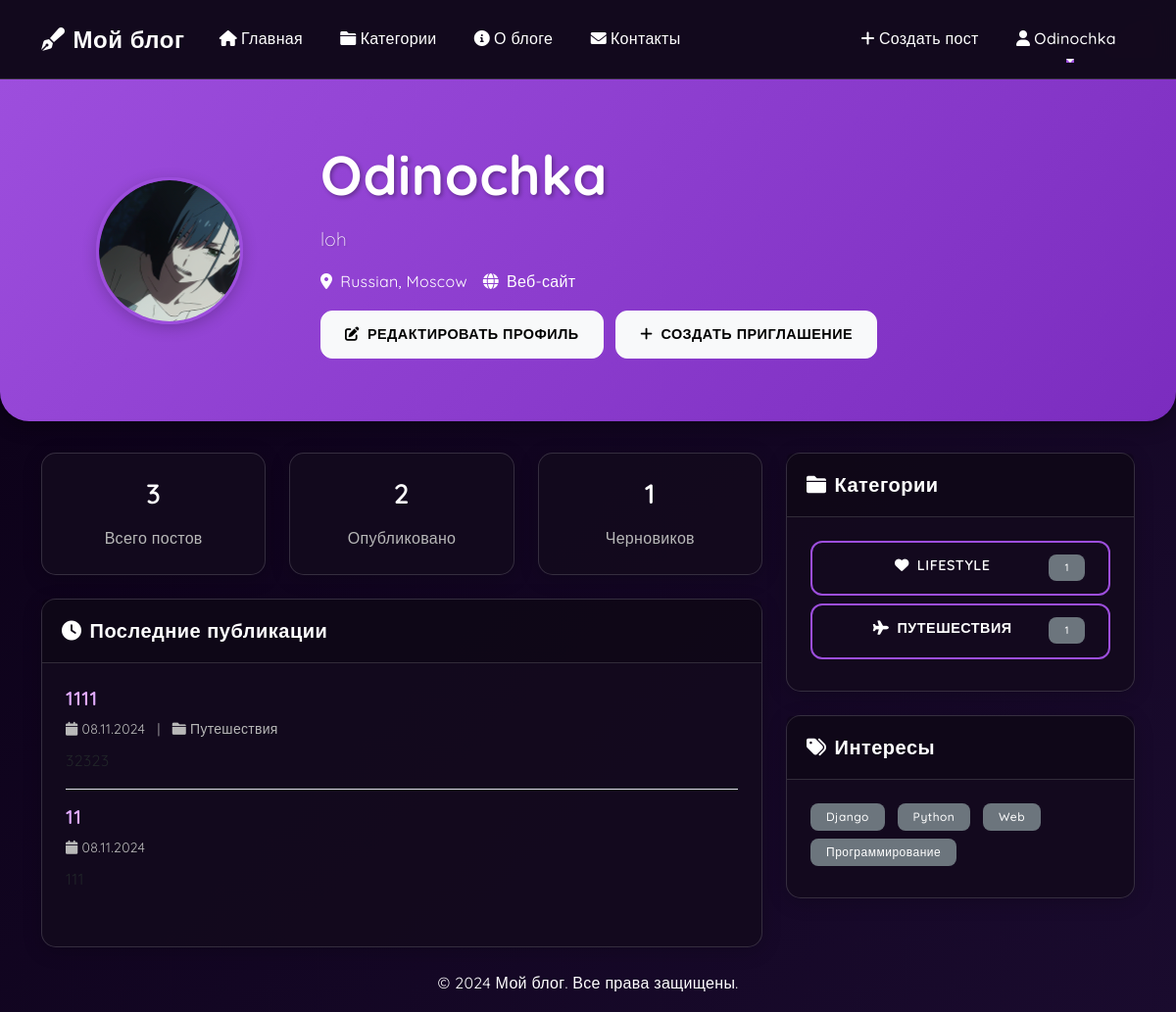
/profile/ (signed in), run on an earlier commit of the app's database.
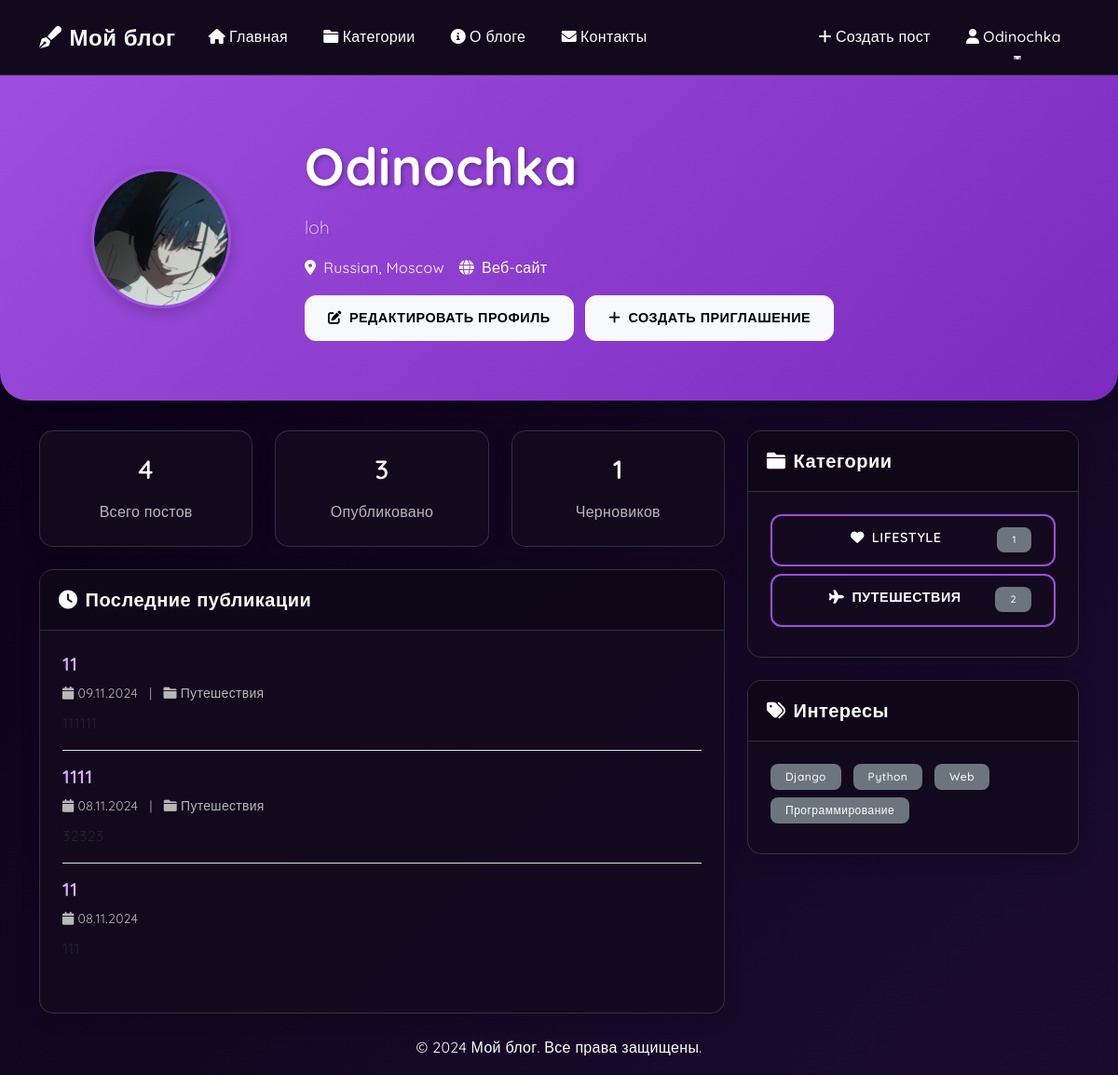
And on a later commit of the database.
### blog/models.py (models this page shows, shortened)
class Post(models.Model):
    title = models.CharField(max_length=200, verbose_name="Заголовок")
    content = RichTextField(verbose_name="Содержание")
    author = models.ForeignKey(User, on_delete=models.CASCADE, related_name='posts')
    category = models.ForeignKey(Category, on_delete=models.SET_NULL, null=True, related_name='posts')
    created_at = models.DateTimeField(auto_now_add=True)
    updated_at = models.DateTimeField(auto_now=True)
    is_published = models.BooleanField(default=False)
    thumbnail = models.ImageField(upload_to='post_thumbnails/', null=True, blank=True, verbose_name="Обложка поста")
    attachments = models.ManyToManyField('PostAttachment', blank=True, related_name='posts')
    views_count = models.PositiveIntegerField(default=0)
    is_locked = models.BooleanField(default=False, verbose_name="Заблокирован")
    class Meta:
        ordering = ['-created_at']
        verbose_name = "Пост"
        verbose_name_plural = "Посты"

class Category(models.Model):
    name = models.CharField(max_length=100, verbose_name="Название")
    slug = models.SlugField(unique=True, blank=True)
    description = models.TextField(verbose_name="Описание")
    icon = models.CharField(max_length=50, default="fa-folder")
    class Meta:
        verbose_name = "Категория"
        verbose_name_plural = "Категории"

class Tag(models.Model):
    name = models.CharField(max_length=50, unique=True)
    slug = models.SlugField(unique=True, blank=True)
    class Meta:
        verbose_name = "Тег"
        verbose_name_plural = "Теги"
        ordering = ['name']

### blog/views.py (the view)
# urls.py: path('profile/', views.profile, name='profile'),
@login_required
def profile(request):
    user_profile, created = UserProfile.objects.get_or_create(user=request.user)
    user_posts = Post.objects.filter(author=request.user)
    published_posts = user_posts.filter(is_published=True)
    draft_posts = user_posts.filter(is_published=False)
    categories_with_counts = []
    for category in Category.objects.filter(posts__author=request.user).distinct():
        post_count = category.posts.filter(author=request.user).count()
        categories_with_counts.append({
            'category': category,
            'post_count': post_count
        })
    context = {
        'user_profile': user_profile,
        'total_posts': user_posts.count(),
        'published_posts': published_posts,
        'draft_posts': draft_posts,
        'recent_posts': published_posts.order_by('-created_at')[:5],
        'categories_with_counts': categories_with_counts
    }
    return render(request, 'blog/profile.html', context)

### blog/templates/blog/profile.html (shortened to what the changed rows need)
{% extends 'base.html' %}
{% block content %}
<div class="hero-section">
    <div class="container">
        <div class="row align-items-center">
            <div class="col-md-9">
                <h1 class="display-4">{{ user.username }}</h1>
            </div>
        </div>
    </div>
</div>
<div class="container mt-4">
    <div class="row">
        <div class="col-md-8">
            <div class="row mb-4">
                <div class="col-md-4">
                    <div class="card text-center">
                        <div class="card-body">
                            <h3 class="card-title">{{ total_posts }}</h3>
                            <p class="card-text text-muted">Всего постов</p>
                        </div>
                    </div>
                </div>
                <div class="col-md-4">
                    <div class="card text-center">
                        <div class="card-body">
                            <h3 class="card-title">{{ published_posts.count }}</h3>
                            <p class="card-text text-muted">Опубликовано</p>
                        </div>
                    </div>
                </div>
            </div>
            <div class="card mb-4">
                <div class="card-body">
                    {% for post in recent_posts %}
                    <div class="mb-3 pb-3 {% if not forloop.last %}border-bottom{% endif %}">
                        <h5><a href="{% url 'blog:post_detail' pk=post.pk %}" class="text-decoration-none">{{ post.title }}</a></h5>
                        <p class="text-muted small mb-2">
                            <i class="fas fa-calendar me-1"></i>{{ post.created_at|date:"d.m.Y" }}
                            {% if post.category %}
                            <span class="mx-2">|</span>
                            <i class="fas fa-folder me-1"></i>{{ post.category.name }}
                            {% endif %}
                        </p>
                        <p class="mb-0">{{ post.content|safe|truncatewords:30 }}</p>
                    </div>
                    {% empty %}
                    <p class="text-muted mb-0">Нет опубликованных постов</p>
                    {% endfor %}
                </div>
            </div>
        </div>
        <div class="col-md-4">
            <div class="card mb-4">
                <div class="card-body">
                    {% for item in categories_with_counts %}
                    <a href="{% url 'blog:category_detail' slug=item.category.slug %}"
                       class="btn btn-outline-primary mb-2 d-block">
                        <i class="fas {{ item.category.icon }} me-2"></i>{{ item.category.name }}
                        <span class="badge bg-secondary float-end">
                            {{ item.post_count }}
                        </span>
                    </a>
                    {% empty %}
                    <p class="text-muted mb-0">Нет публикаций в категориях</p>
                    {% endfor %}
                </div>
            </div>
            {% if user_profile.interests.exists %}
            <div class="card">
                <div class="card-body">
                    {% for interest in user_profile.interests.all %}
                    <span class="badge bg-secondary me-2 mb-2">{{ interest.name }}</span>
                    {% endfor %}
                </div>
            </div>
            {% endif %}
        </div>
    </div>
</div>
{% endblock %}

What changed in the data, as far as the page shows it:
added Post: title "11", created_at "09.11.2024", category.name "Путешествия", content "111111"
computed for Category "ПУТЕШЕСТВИЯ": post_count "1" → "2"
Also different on the page:
{{ total_posts }}: "3" → "4"
{{ published_posts.count }}: "2" → "3"
